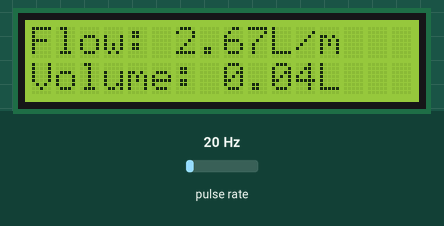
Simulated run of this sketch. Board: Arduino Uno, built with avr-gcc and run on an emulated ATmega328P. On the bench: 16×2 character LCD. Wiring (inferred from the names in the program): pulse sensor: data pin 2. The test bench sets the inputs (shaded band); at power-on: pulse rate 20 Hz. What the sketch prints to the serial monitor is not drawn.

Above: at 1.6 s.
1.7 s: pulse rate (sensor on pin 2) set to 4 Hz
At 2.9 s:
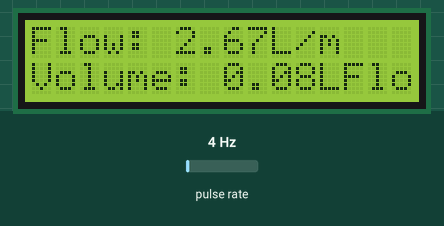
4.7 s: pulse rate (sensor on pin 2) set to 50 Hz
At 6.0 s:
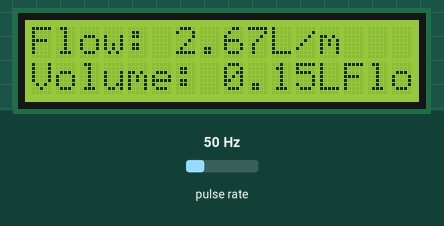
7.7 s: pulse rate (sensor on pin 2) set to 100 Hz
At 9.0 s:
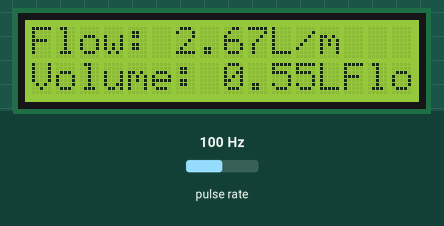
10.7 s: pulse rate (sensor on pin 2) set to 4 Hz
At 11.9 s:
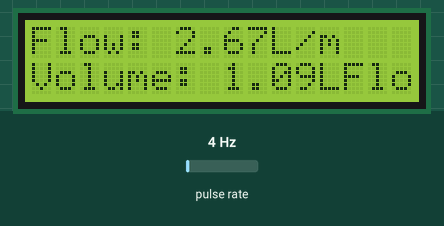
Timing chart, 0 to 13.7 s (numbered marks = the images above; inputs shaded):
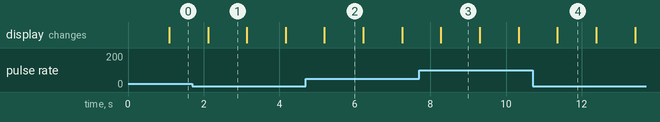

The sketch:

Flow_Sensor.ino
```cpp
#include <LiquidCrystal_I2C.h>
volatile  int  NumPulses ;  //variable for the number of pulses received
int  PinSensor  =  2 ;     //Sensor connected to pin 2
float  factor_conversion = 7.5 ;  //to convert from frequency to flow rate
float  volume = 0 ;
long dt = 0 ; //time variation for each loop
long t0 = 0 ; //millis() from the previous loop

// Create the lcd object address 0x27 and 16 columns x 2 rows
LiquidCrystal_I2C lcd (0x27, 16,2);  //

//---Function executed in interrupt---------------
void  PulseCount  ( )
{
  NumPulses ++ ;   //increment the pulse variable
}

//---Function to obtain pulse frequency--------
int  GetFrequency ( )
{
  int  frequency ;
  NumPulses  =  0 ;    //We set the number of pulses to 0
  interrupts ( ) ;     // We enable the interruptions
  delay ( 1000 ) ;    //sample for 1 second
  noInterrupts ( ) ;  // We disable the interruptions
  frequency = NumPulses ;  //Hz(pulses per second)
  return  frequency ;
}

void  setup ( )
{

  Serial . begin ( 9600 ) ;
   // Initialize the LCD connected
  lcd.init();
  // Turn on the backlight on LCD.
  lcd. backlight ();
  pinMode ( PinSensor ,  INPUT ) ;
  attachInterrupt ( 0 , PulseCount , RISING ) ; //(Interrupt 0(Pin2),function,rising edge)
  Serial . println  ( "Send 'r' to reset the volume to 0 Liters" ) ;
  t0 = millis ( ) ;
}

void  loop  ( )
{
  if  ( Serial . available ( ) )  {
    if ( Serial . read ( ) == 'r' ) volume = 0 ; //reset the volume if we receive 'r'
  }
  float  frequency = GetFrequency ( ) ;  //we obtain the frequency of the pulses in Hz
  float  flow_L_m = frequency / factor_conversion ; //calculate the flow in L/m
  dt = millis ( ) - t0 ;  //calculate the time variation
  t0 = millis ( ) ;
  volume = volume + ( flow_L_m / 60 ) * ( dt / 1000 ) ;  // volume(L)=flow(L/s)*time(s)

   //-----Send through the serial port---------------
  Serial.print("Flow: ");
  Serial.print(flow_L_m,3);
  Serial.print("L/min\tVolume: ");
  Serial.print(volume,3) ;
  Serial.println( "L" ) ;
//-----send to LCD display ------
lcd.print("Flow: ");
lcd.print(flow_L_m,2);
lcd.print("L/m");
lcd.setCursor (0, 1);
lcd.print("Volume: ");
lcd.print(volume,2);
lcd.print("L");
}
```

Measured:
- after the input at 10.7 s, the display: changes after 0.66 s (image 4)
- what the display in image 2 shows lasts 1.0 s, from 5.2 s to 6.2 s
